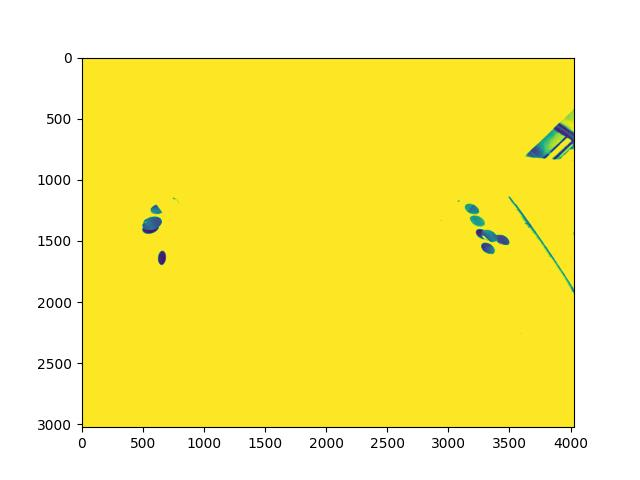
#> input picture test.jpg, 640 x 480 px; its folder holds only this picture in this run
$ jupyter execute --allow-errors 'Final Project Code.ipynb'   (shell and % lines are left out)
#> lines starting #> are read from the running program, lines starting #| are printed output that depends on the picture
## Group Code

Dependencies

[cell 1]
# @title Dependencies
import os, sys

import numpy as np
from numpy.typing import NDArray
import matplotlib.pyplot as plt

import cv2

import ipywidgets as widgets
from ipywidgets import interact, interact_manual

from IPython.display import display, Javascript, Image

from google.colab.output import eval_js
from base64 import b64decode, b64encode
import PIL
import io
import html
import time

# function to convert the JavaScript object into an OpenCV image
def js_to_image(js_reply):
  """
  Params:
          js_reply: JavaScript object containing image from webcam
  Returns:
          img: OpenCV BGR image
  """
  # decode base64 image
  image_bytes = b64decode(js_reply.split(',')[1])
  # convert bytes to numpy array
  jpg_as_np = np.frombuffer(image_bytes, dtype=np.uint8)
  # decode numpy array into OpenCV BGR image
  img = cv2.imdecode(jpg_as_np, flags=1)

  return img

# function to convert OpenCV Rectangle bounding box image into base64 byte string to be overlayed on video stream
# [59 lines left out: functions bbox_to_bytes, take_photo, not called in this run]

from IPython.display import display, Javascript
from google.colab.output import eval_js
from base64 import b64decode

# [95 lines left out: functions re_encode_video, record_video, not called in this run]

# JavaScript to properly create our live video stream using our webcam as input
def video_stream():
  js = Javascript('''
    var video;
    var div = null;
    var stream;
    var captureCanvas;
    var imgElement;
    var labelElement;

    var pendingResolve = null;
    var shutdown = false;

    function removeDom() {
       stream.getVideoTracks()[0].stop();
       video.remove();
       div.remove();
       video = null;
       div = null;
       stream = null;
       imgElement = null;
       captureCanvas = null;
       labelElement = null;
    }

    function onAnimationFrame() {
      if (!shutdown) {
        window.requestAnimationFrame(onAnimationFrame);
      }
      if (pendingResolve) {
        var result = "";
        if (!shutdown) {
          captureCanvas.getContext('2d').drawImage(video, 0, 0, 640, 480);
          result = captureCanvas.toDataURL('image/jpeg', 0.8)
        }
        var lp = pendingResolve;
        pendingResolve = null;
        lp(result);
      }
    }

    async function createDom() {
      if (div !== null) {
        return stream;
      }

      div = document.createElement('div');
      div.style.border = '2px solid black';
      div.style.padding = '3px';
      div.style.width = '100%';
      div.style.maxWidth = '600px';
      document.body.appendChild(div);

      const modelOut = document.createElement('div');
      modelOut.innerHTML = "<span>Status:</span>";
      labelElement = document.createElement('span');
      labelElement.innerText = 'No data';
      labelElement.style.fontWeight = 'bold';
      modelOut.appendChild(labelElement);
      div.appendChild(modelOut);

      video = document.createElement('video');
      video.style.display = 'block';
      video.width = div.clientWidth - 6;
      video.setAttribute('playsinline', '');
      video.onclick = () => { shutdown = true; };
      stream = await navigator.mediaDevices.getUserMedia(
          {video: { facingMode: "environment"}});
      div.appendChild(video);

      imgElement = document.createElement('img');
      imgElement.style.position = 'absolute';
      imgElement.style.zIndex = 1;
      imgElement.onclick = () => { shutdown = true; };
      div.appendChild(imgElement);

      const instruction = document.createElement('div');
      instruction.innerHTML =
          '<span style="color: red; font-weight: bold;">' +
          'When finished, click here or on the video to stop this demo</span>';
      div.appendChild(instruction);
      instruction.onclick = () => { shutdown = true; };

      video.srcObject = stream;
      await video.play();

      captureCanvas = document.createElement('canvas');
      captureCanvas.width = 640; //video.videoWidth;
      captureCanvas.height = 480; //video.videoHeight;
      window.requestAnimationFrame(onAnimationFrame);

      return stream;
    }
    async function stream_frame(label, imgData) {
      if (shutdown) {
        removeDom();
        shutdown = false;
        return '';
      }

      var preCreate = Date.now();
      stream = await createDom();

      var preShow = Date.now();
      if (label != "") {
        labelElement.innerHTML = label;
      }

      if (imgData != "") {
        var videoRect = video.getClientRects()[0];
        imgElement.style.top = videoRect.top + "px";
        imgElement.style.left = videoRect.left + "px";
        imgElement.style.width = videoRect.width + "px";
        imgElement.style.height = videoRect.height + "px";
        imgElement.src = imgData;
      }

      var preCapture = Date.now();
      var result = await new Promise(function(resolve, reject) {
        pendingResolve = resolve;
      });
      shutdown = false;

      return {'create': preShow - preCreate,
              'show': preCapture - preShow,
              'capture': Date.now() - preCapture,
              'img': result};
    }
    ''')

  display(js)

def video_frame(label, bbox):
#> in static_processing, img is the input picture: shape (480, 640, 3); mean B, G, R 124.2, 236.6, 249.2
  data = eval_js('stream_frame("{}", "{}")'.format(label, bbox))
  return data

# Constants

[cell 2]
# @title Constant
c_nc_cir_min = 0.85 # @param {type:"slider", min:0, max:1.01, step:0.01}
c_nc_midpt_tol = 1.0 # @param {type:"slider", min:0, max:2.01, step:0.01}
sample_area = 0.5 # @param {type:"slider", min:0, max:1.01, step:0.01}
area_filter = True # @param {type:"boolean"}

min_radius = 15 # @param {type:"integer"}
max_radius = 200 # @param {type:"integer"}

min_area = np.pi * (min_radius**2)
max_area = np.pi * (max_radius**2)

brightness = 10 # @param {type:"integer"}
contrast = 6 # @param {type:"integer"}
colour_mode = False # @param {type:"boolean"}

nc_label = "NC"
nc_color = (255, 0, 0)
c_label = "C"
c_color = (0, 255, 0)
pc_label = "PC"
pc_color = (0, 0, 225)

# Image Processing

[cell 3]
# @title Main Processing Code
def image_process(img : NDArray[np.floating], bbox_array : NDArray[np.floating]=None):
    # grayscale image
    if colour_mode:
        filteredImg = cv2.GaussianBlur(img, (7, 7), 0)
        filteredImg = cv2.cvtColor(filteredImg, cv2.COLOR_BGR2GRAY)
        filteredImg = cv2.convertScaleAbs(filteredImg, brightness, contrast)
        filteredImg = cv2.cvtColor(filteredImg, cv2.COLOR_GRAY2BGR)
    else:
        filteredImg = cv2.cvtColor(img, cv2.COLOR_BGR2GRAY)
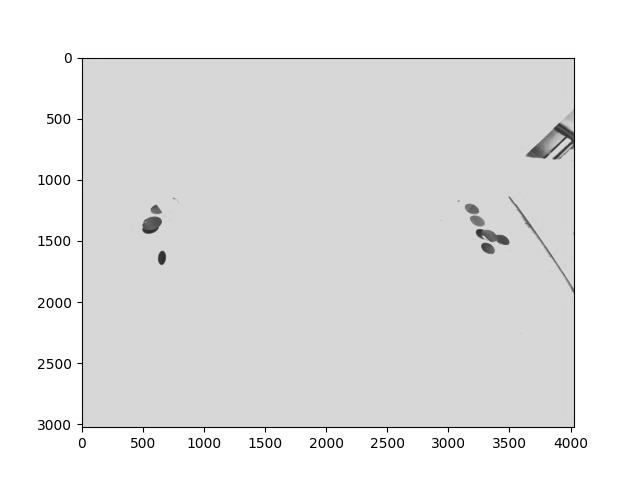
#> filteredImg: shape (480, 640); min 0, max 255, mean 227.6

    # Create Circle Detector
    params = cv2.SimpleBlobDetector_Params()

    # Filters
    params.minThreshold = 1

    params.filterByCircularity = True
    params.minCircularity = c_nc_cir_min

    params.filterByArea = area_filter
    params.minArea = min_area
    params.maxArea = max_area

    detector = cv2.SimpleBlobDetector_create(params)

    # Detect blobs in the image
    keypoints = detector.detect(filteredImg)
#> keypoints = ()
    colours = []
    sizes = []
    for keypoint in keypoints:
        total_colour = 0

        # Sampling
        for y_rg in range(-1, 2):
            for x_rg in range(-1, 2):
                cl = filteredImg[int(keypoint.pt[1] + y_rg*sample_area), int(keypoint.pt[0] + y_rg*sample_area)]
                if colour_mode:
                    cl = cl[0]**2
                else:
                    cl = cl**2
                total_colour += cl

        total_colour **= (0.5)
        colours.append(total_colour)

        sizes.append(keypoint.size)
#> this loop made 0 passes
#> after the loop, colours = []; sizes = []

    if len(colours) > 0:
        middle_c = (max(colours) + min(colours))/2
        middle_s = (max(sizes) + min(sizes))/2
        i = 0

        for keypoint in keypoints:
            x = int(keypoint.pt[0])
            y = int(keypoint.pt[1])
            r = int(keypoint.size / 2)

            is_c = sizes[i] >= middle_s * c_nc_midpt_tol if not colour_mode else colours[i] >= middle_c * c_nc_midpt_tol

            if is_c:
                if bbox_array is None:
                    img = cv2.circle(img, (x, y), r, c_color, 2)
                    img = cv2.putText(img, c_label, (x, y), cv2.FONT_HERSHEY_SIMPLEX, 1, (0, 0, 255), 2)
                else:
                    bbox_array = cv2.circle(bbox_array, (x, y), r, c_color, 2)
                    bbox_array = cv2.putText(bbox_array, c_label, (x,y), cv2.FONT_HERSHEY_SIMPLEX, 1, (0, 0, 255), 2)

            else:
                if bbox_array is None:
                    img = cv2.circle(img, (x, y), r, nc_color, 2)
                    img = cv2.putText(img, nc_label, (x, y), cv2.FONT_HERSHEY_SIMPLEX, 1, (0, 0, 255), 2)
                else:
                    bbox_array = cv2.circle(bbox_array, (x, y), r, nc_color, 2)
                    bbox_array = cv2.putText(bbox_array, nc_label, (x, y), cv2.FONT_HERSHEY_SIMPLEX, 1, (0, 0, 255), 2)

            i += 1

    # Detect Partial
    # Create Circle Detector
    params = cv2.SimpleBlobDetector_Params()

    # Filters
    params.minThreshold = 1

    params.filterByArea = area_filter
    params.minArea = min_area

    detector = cv2.SimpleBlobDetector_create(params)

    # Detect blobs in the image
    pc_keypoints = detector.detect(filteredImg)
#> pc_keypoints = ()

    # Mark
    for pc_keypoint in pc_keypoints:
        x = int(pc_keypoint.pt[0])
        y = int(pc_keypoint.pt[1])
        r = int(pc_keypoint.size / 2)

        # Detect Pre-existing Detection
        alr_detected = False
        for kp in keypoints:
            x_k = int(kp.pt[0])
            y_k = int(kp.pt[1])
            r_k = int(kp.size / 2)

            # Detect Bounds
            if (x_k + r_k > x and x_k - r_k < x) and (y_k + r_k > y and y_k - y_k < y):
                alr_detected = True
                break

        if alr_detected:
            continue

        if bbox_array is None:
            img = cv2.putText(img, pc_label, (x, y), cv2.FONT_HERSHEY_SIMPLEX, 1, (0, 0, 255), 2)
            img = cv2.circle(img, (x, y), r, pc_color, 2)
        else:
            bbox_array = cv2.putText(bbox_array, pc_label, (x, y), cv2.FONT_HERSHEY_SIMPLEX, 1, (0, 0, 255), 2)
            bbox_array = cv2.circle(bbox_array, (x, y), r, pc_color, 2)

    return img, bbox_array, filteredImg

def start_live_processing():
    # start streaming video from webcam
    video_stream()
    # label for video
    label_html = 'Capturing...'
    # initialze bounding box to empty
    bbox = ''
    count = 0

    while True:
        js_reply = video_frame(label_html, bbox)
        if not js_reply:
            break

        # convert JS response to OpenCV Image
        img = js_to_image(js_reply["img"])

        # create transparent overlay for bounding box
        bbox_array = np.zeros([480,640,4], dtype=np.uint8)

        # Process Image
        (img, bbox_array, _) = image_process(img, bbox_array)

        bbox_array[:,:,3] = (bbox_array.max(axis = 2) > 0 ).astype(int) * 255
        # convert overlay of bbox into bytes
        bbox_bytes = bbox_to_bytes(bbox_array)
        # update bbox so next frame gets new overlay
        bbox = bbox_bytes

def static_processing(path_to_img, show_filtered_image=True):
    img = cv2.imread(path_to_img)

    (img, _, filtered_img) = image_process(img)

    plt.figure(figsize=(20,10))
#> (this line was passed over: IPython is not available in this run)
    if show_filtered_image:
        plt.subplot(1, 2, 1)
#> (this line was passed over: IPython is not available in this run)
        plt.imshow(filtered_img),plt.title(f'Blob Map of {path_to_img}',color='c')
        plt.subplot(1, 2, 2)
    plt.imshow(img),plt.title(f'Result {path_to_img}',color='c')
    plt.show()

#> (a cell that did not finish here is left out)

[cell 5]
# @title Static Image Procesing
show_filtered_image = True # @param {type:"boolean"}

files = os.listdir("./")
files = [f for f in files if os.path.isfile('./' + f) and f.endswith('.jpg')]
for i in files:
    static_processing(i, show_filtered_image)
#> (the call stopped at in static_processing, `plt.imshow(filtered_img),plt.title(f'Blob Map of {path_to_img}',color=..`: IPython is not available in this run)
